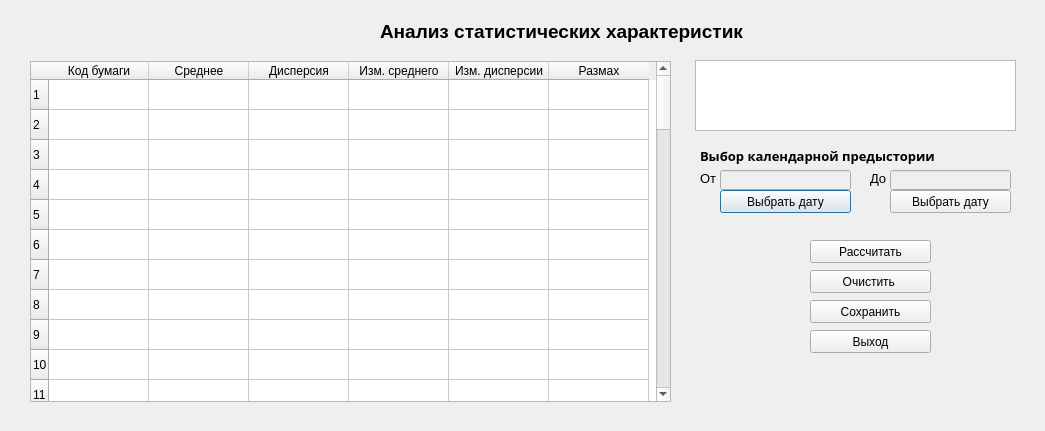
<?xml version="1.0" encoding="UTF-8"?>
<ui version="4.0">
 <class>AnalysisDialog</class>
 <widget class="QDialog" name="AnalysisDialog">
  <property name="geometry">
   <rect>
    <x>0</x>
    <y>0</y>
    <width>1045</width>
    <height>431</height>
   </rect>
  </property>
  <property name="windowTitle">
   <string>Анализ статистических характеристик</string>
  </property>
  <property name="windowIcon">
   <iconset>
    <normaloff>dollar.png</normaloff>dollar.png</iconset>
  </property>
  <widget class="QLabel" name="label">
   <property name="geometry">
    <rect>
     <x>380</x>
     <y>20</y>
     <width>391</width>
     <height>23</height>
    </rect>
   </property>
   <property name="font">
    <font>
     <family>MS Shell Dlg 2</family>
     <pointsize>14</pointsize>
     <weight>75</weight>
     <italic>false</italic>
     <bold>true</bold>
    </font>
   </property>
   <property name="text">
    <string>Анализ статистических характеристик</string>
   </property>
  </widget>
  <widget class="QPushButton" name="date_button_from">
   <property name="geometry">
    <rect>
     <x>720</x>
     <y>190</y>
     <width>131</width>
     <height>23</height>
    </rect>
   </property>
   <property name="text">
    <string>Выбрать дату</string>
   </property>
  </widget>
  <widget class="QPushButton" name="date_button_to">
   <property name="geometry">
    <rect>
     <x>890</x>
     <y>190</y>
     <width>121</width>
     <height>23</height>
    </rect>
   </property>
   <property name="text">
    <string>Выбрать дату</string>
   </property>
  </widget>
  <widget class="QLineEdit" name="line_date_start">
   <property name="enabled">
    <bool>false</bool>
   </property>
   <property name="geometry">
    <rect>
     <x>720</x>
     <y>170</y>
     <width>131</width>
     <height>20</height>
    </rect>
   </property>
  </widget>
  <widget class="QLineEdit" name="line_date_end">
   <property name="enabled">
    <bool>false</bool>
   </property>
   <property name="geometry">
    <rect>
     <x>890</x>
     <y>170</y>
     <width>121</width>
     <height>20</height>
    </rect>
   </property>
  </widget>
  <widget class="QPushButton" name="calc_button">
   <property name="geometry">
    <rect>
     <x>810</x>
     <y>240</y>
     <width>121</width>
     <height>23</height>
    </rect>
   </property>
   <property name="text">
    <string>Рассчитать</string>
   </property>
  </widget>
  <widget class="QLabel" name="label_2">
   <property name="geometry">
    <rect>
     <x>700</x>
     <y>170</y>
     <width>21</width>
     <height>16</height>
    </rect>
   </property>
   <property name="font">
    <font>
     <pointsize>10</pointsize>
    </font>
   </property>
   <property name="text">
    <string>От</string>
   </property>
  </widget>
  <widget class="QLabel" name="label_3">
   <property name="geometry">
    <rect>
     <x>870</x>
     <y>170</y>
     <width>21</width>
     <height>16</height>
    </rect>
   </property>
   <property name="font">
    <font>
     <pointsize>10</pointsize>
    </font>
   </property>
   <property name="text">
    <string>До</string>
   </property>
  </widget>
  <widget class="QTableWidget" name="tableWidget">
   <property name="geometry">
    <rect>
     <x>30</x>
     <y>61</y>
     <width>641</width>
     <height>341</height>
    </rect>
   </property>
   <row>
    <property name="text">
     <string>1</string>
    </property>
   </row>
   <row>
    <property name="text">
     <string>2</string>
    </property>
   </row>
   <row>
    <property name="text">
     <string>3</string>
    </property>
   </row>
   <row>
    <property name="text">
     <string>4</string>
    </property>
   </row>
   <row>
    <property name="text">
     <string>5</string>
    </property>
   </row>
   <row>
    <property name="text">
     <string>6</string>
    </property>
   </row>
   <row>
    <property name="text">
     <string>7</string>
    </property>
   </row>
   <row>
    <property name="text">
     <string>8</string>
    </property>
   </row>
   <row>
    <property name="text">
     <string>9</string>
    </property>
   </row>
   <row>
    <property name="text">
     <string>10</string>
    </property>
   </row>
   <row>
    <property name="text">
     <string>11</string>
    </property>
   </row>
   <row>
    <property name="text">
     <string>12</string>
    </property>
   </row>
   <row>
    <property name="text">
     <string>13</string>
    </property>
   </row>
   <row>
    <property name="text">
     <string>14</string>
    </property>
   </row>
   <row>
    <property name="text">
     <string>15</string>
    </property>
   </row>
   <row>
    <property name="text">
     <string>16</string>
    </property>
   </row>
   <row>
    <property name="text">
     <string>17</string>
    </property>
   </row>
   <row>
    <property name="text">
     <string>18</string>
    </property>
   </row>
   <row>
    <property name="text">
     <string>19</string>
    </property>
   </row>
   <row>
    <property name="text">
     <string>20</string>
    </property>
   </row>
   <row>
    <property name="text">
     <string>21</string>
    </property>
   </row>
   <row>
    <property name="text">
     <string>22</string>
    </property>
   </row>
   <row>
    <property name="text">
     <string>23</string>
    </property>
   </row>
   <row>
    <property name="text">
     <string>24</string>
    </property>
   </row>
   <row>
    <property name="text">
     <string>25</string>
    </property>
   </row>
   <row>
    <property name="text">
     <string>26</string>
    </property>
   </row>
   <row>
    <property name="text">
     <string>27</string>
    </property>
   </row>
   <row>
    <property name="text">
     <string>28</string>
    </property>
   </row>
   <row>
    <property name="text">
     <string>29</string>
    </property>
   </row>
   <row>
    <property name="text">
     <string>30</string>
    </property>
   </row>
   <row>
    <property name="text">
     <string>31</string>
    </property>
   </row>
   <row>
    <property name="text">
     <string>32</string>
    </property>
   </row>
   <row>
    <property name="text">
     <string>33</string>
    </property>
   </row>
   <row>
    <property name="text">
     <string>34</string>
    </property>
   </row>
   <row>
    <property name="text">
     <string>35</string>
    </property>
   </row>
   <row>
    <property name="text">
     <string>36</string>
    </property>
   </row>
   <row>
    <property name="text">
     <string>37</string>
    </property>
   </row>
   <row>
    <property name="text">
     <string>38</string>
    </property>
   </row>
   <row>
    <property name="text">
     <string>39</string>
    </property>
   </row>
   <row>
    <property name="text">
     <string>40</string>
    </property>
   </row>
   <row>
    <property name="text">
     <string>41</string>
    </property>
   </row>
   <row>
    <property name="text">
     <string>42</string>
    </property>
   </row>
   <row>
    <property name="text">
     <string>43</string>
    </property>
   </row>
   <row>
    <property name="text">
     <string>44</string>
    </property>
   </row>
   <row>
    <property name="text">
     <string>45</string>
    </property>
   </row>
   <row>
    <property name="text">
     <string>46</string>
    </property>
   </row>
   <row>
    <property name="text">
     <string>47</string>
    </property>
   </row>
   <row>
    <property name="text">
     <string>48</string>
    </property>
   </row>
   <row>
    <property name="text">
     <string>50</string>
    </property>
   </row>
   <row>
    <property name="text">
     <string>51</string>
    </property>
   </row>
   <row>
    <property name="text">
     <string>52</string>
    </property>
   </row>
   <row>
    <property name="text">
     <string>53</string>
    </property>
   </row>
   <row>
    <property name="text">
     <string>54</string>
    </property>
   </row>
   <row>
    <property name="text">
     <string>55</string>
    </property>
   </row>
   <row>
    <property name="text">
     <string>56</string>
    </property>
   </row>
   <row>
    <property name="text">
     <string>57</string>
    </property>
   </row>
   <row>
    <property name="text">
     <string>58</string>
    </property>
   </row>
   <row>
    <property name="text">
     <string>60</string>
    </property>
   </row>
   <column>
    <property name="text">
     <string>Код бумаги</string>
    </property>
   </column>
   <column>
    <property name="text">
     <string>Среднее</string>
    </property>
   </column>
   <column>
    <property name="text">
     <string>Дисперсия</string>
    </property>
   </column>
   <column>
    <property name="text">
     <string>Изм. среднего</string>
    </property>
   </column>
   <column>
    <property name="text">
     <string>Изм. дисперсии</string>
    </property>
   </column>
   <column>
    <property name="text">
     <string>Размах</string>
    </property>
   </column>
   <item row="0" column="0">
    <property name="text">
     <string/>
    </property>
   </item>
   <item row="0" column="1">
    <property name="text">
     <string/>
    </property>
   </item>
   <item row="0" column="2">
    <property name="text">
     <string/>
    </property>
   </item>
   <item row="0" column="3">
    <property name="text">
     <string/>
    </property>
   </item>
   <item row="0" column="4">
    <property name="text">
     <string/>
    </property>
   </item>
   <item row="0" column="5">
    <property name="text">
     <string/>
    </property>
   </item>
   <item row="1" column="0">
    <property name="text">
     <string/>
    </property>
   </item>
   <item row="1" column="1">
    <property name="text">
     <string/>
    </property>
   </item>
   <item row="1" column="2">
    <property name="text">
     <string/>
    </property>
   </item>
   <item row="1" column="3">
    <property name="text">
     <string/>
    </property>
   </item>
   <item row="1" column="4">
    <property name="text">
     <string/>
    </property>
   </item>
   <item row="1" column="5">
    <property name="text">
     <string/>
    </property>
   </item>
   <item row="2" column="0">
    <property name="text">
     <string/>
    </property>
   </item>
   <item row="2" column="1">
    <property name="text">
     <string/>
    </property>
   </item>
   <item row="2" column="2">
    <property name="text">
     <string/>
    </property>
   </item>
   <item row="2" column="3">
    <property name="text">
     <string/>
    </property>
   </item>
   <item row="2" column="4">
    <property name="text">
     <string/>
    </property>
   </item>
   <item row="2" column="5">
    <property name="text">
     <string/>
    </property>
   </item>
   <item row="3" column="0">
    <property name="text">
     <string/>
    </property>
   </item>
   <item row="3" column="1">
    <property name="text">
     <string/>
    </property>
   </item>
   <item row="3" column="2">
    <property name="text">
     <string/>
    </property>
   </item>
   <item row="3" column="3">
    <property name="text">
     <string/>
    </property>
   </item>
   <item row="3" column="4">
    <property name="text">
     <string/>
    </property>
   </item>
   <item row="3" column="5">
    <property name="text">
     <string/>
    </property>
   </item>
   <item row="4" column="0">
    <property name="text">
     <string/>
    </property>
   </item>
   <item row="4" column="1">
    <property name="text">
     <string/>
    </property>
   </item>
   <item row="4" column="2">
    <property name="text">
     <string/>
    </property>
   </item>
   <item row="4" column="3">
    <property name="text">
     <string/>
    </property>
   </item>
   <item row="4" column="4">
    <property name="text">
     <string/>
    </property>
   </item>
   <item row="4" column="5">
    <property name="text">
     <string/>
    </property>
   </item>
   <item row="5" column="0">
    <property name="text">
     <string/>
    </property>
   </item>
   <item row="5" column="1">
    <property name="text">
     <string/>
    </property>
   </item>
   <item row="5" column="2">
    <property name="text">
     <string/>
    </property>
   </item>
   <item row="5" column="3">
    <property name="text">
     <string/>
    </property>
   </item>
   <item row="5" column="4">
    <property name="text">
     <string/>
    </property>
   </item>
   <item row="5" column="5">
    <property name="text">
     <string/>
    </property>
   </item>
   <item row="6" column="0">
    <property name="text">
     <string/>
    </property>
   </item>
   <item row="6" column="1">
    <property name="text">
     <string/>
    </property>
   </item>
   <item row="6" column="2">
    <property name="text">
     <string/>
    </property>
   </item>
   <item row="6" column="3">
    <property name="text">
     <string/>
    </property>
   </item>
   <item row="6" column="4">
    <property name="text">
     <string/>
    </property>
   </item>
   <item row="6" column="5">
    <property name="text">
     <string/>
    </property>
   </item>
   <item row="7" column="0">
    <property name="text">
     <string/>
    </property>
   </item>
   <item row="7" column="1">
    <property name="text">
     <string/>
    </property>
   </item>
   <item row="7" column="2">
    <property name="text">
     <string/>
    </property>
   </item>
   <item row="7" column="3">
    <property name="text">
     <string/>
    </property>
   </item>
   <item row="7" column="4">
    <property name="text">
     <string/>
    </property>
   </item>
   <item row="7" column="5">
    <property name="text">
     <string/>
    </property>
   </item>
   <item row="8" column="0">
    <property name="text">
     <string/>
    </property>
   </item>
   <item row="8" column="1">
    <property name="text">
     <string/>
    </property>
   </item>
   <item row="8" column="2">
    <property name="text">
     <string/>
    </property>
   </item>
   <item row="8" column="3">
    <property name="text">
     <string/>
    </property>
   </item>
   <item row="8" column="4">
    <property name="text">
     <string/>
    </property>
   </item>
   <item row="8" column="5">
    <property name="text">
     <string/>
    </property>
   </item>
   <item row="9" column="0">
    <property name="text">
     <string/>
    </property>
   </item>
   <item row="9" column="1">
    <property name="text">
     <string/>
    </property>
   </item>
   <item row="9" column="2">
    <property name="text">
     <string/>
    </property>
   </item>
   <item row="9" column="3">
    <property name="text">
     <string/>
    </property>
   </item>
   <item row="9" column="4">
    <property name="text">
     <string/>
    </property>
   </item>
   <item row="9" column="5">
    <property name="text">
     <string/>
    </property>
   </item>
   <item row="10" column="0">
    <property name="text">
     <string/>
    </property>
   </item>
   <item row="10" column="1">
    <property name="text">
     <string/>
    </property>
   </item>
   <item row="10" column="2">
    <property name="text">
     <string/>
    </property>
   </item>
   <item row="10" column="3">
    <property name="text">
     <string/>
    </property>
   </item>
   <item row="10" column="4">
    <property name="text">
     <string/>
    </property>
   </item>
   <item row="10" column="5">
    <property name="text">
     <string/>
    </property>
   </item>
   <item row="11" column="0">
    <property name="text">
     <string/>
    </property>
   </item>
   <item row="11" column="1">
    <property name="text">
     <string/>
    </property>
   </item>
   <item row="11" column="2">
    <property name="text">
     <string/>
    </property>
   </item>
   <item row="11" column="3">
    <property name="text">
     <string/>
    </property>
   </item>
   <item row="11" column="4">
    <property name="text">
     <string/>
    </property>
   </item>
   <item row="11" column="5">
    <property name="text">
     <string/>
    </property>
   </item>
   <item row="12" column="0">
    <property name="text">
     <string/>
    </property>
   </item>
   <item row="12" column="1">
    <property name="text">
     <string/>
    </property>
   </item>
   <item row="12" column="2">
    <property name="text">
     <string/>
    </property>
   </item>
   <item row="12" column="3">
    <property name="text">
     <string/>
    </property>
   </item>
   <item row="12" column="4">
    <property name="text">
     <string/>
    </property>
   </item>
   <item row="12" column="5">
    <property name="text">
     <string/>
    </property>
   </item>
   <item row="13" column="0">
    <property name="text">
     <string/>
    </property>
   </item>
   <item row="13" column="1">
    <property name="text">
     <string/>
    </property>
   </item>
   <item row="13" column="2">
    <property name="text">
     <string/>
    </property>
   </item>
   <item row="13" column="3">
    <property name="text">
     <string/>
    </property>
   </item>
   <item row="13" column="4">
    <property name="text">
     <string/>
    </property>
   </item>
   <item row="13" column="5">
    <property name="text">
     <string/>
    </property>
   </item>
   <item row="14" column="0">
    <property name="text">
     <string/>
    </property>
   </item>
   <item row="14" column="1">
    <property name="text">
     <string/>
    </property>
   </item>
   <item row="14" column="2">
    <property name="text">
     <string/>
    </property>
   </item>
   <item row="14" column="3">
    <property name="text">
     <string/>
    </property>
   </item>
   <item row="14" column="4">
    <property name="text">
     <string/>
    </property>
   </item>
   <item row="14" column="5">
    <property name="text">
     <string/>
    </property>
   </item>
   <item row="15" column="0">
    <property name="text">
     <string/>
    </property>
   </item>
   <item row="15" column="1">
    <property name="text">
     <string/>
    </property>
   </item>
   <item row="15" column="2">
    <property name="text">
     <string/>
    </property>
   </item>
   <item row="15" column="3">
    <property name="text">
     <string/>
    </property>
   </item>
   <item row="15" column="4">
    <property name="text">
     <string/>
    </property>
   </item>
   <item row="15" column="5">
    <property name="text">
     <string/>
    </property>
   </item>
   <item row="16" column="0">
    <property name="text">
     <string/>
    </property>
   </item>
   <item row="16" column="1">
    <property name="text">
     <string/>
    </property>
   </item>
   <item row="16" column="2">
    <property name="text">
     <string/>
    </property>
   </item>
   <item row="16" column="3">
    <property name="text">
     <string/>
    </property>
   </item>
   <item row="16" column="4">
    <property name="text">
     <string/>
    </property>
   </item>
   <item row="16" column="5">
    <property name="text">
     <string/>
    </property>
   </item>
   <item row="17" column="0">
    <property name="text">
     <string/>
    </property>
   </item>
   <item row="17" column="1">
    <property name="text">
     <string/>
    </property>
   </item>
   <item row="17" column="2">
    <property name="text">
     <string/>
    </property>
   </item>
   <item row="17" column="3">
    <property name="text">
     <string/>
    </property>
   </item>
   <item row="17" column="4">
    <property name="text">
     <string/>
    </property>
   </item>
   <item row="17" column="5">
    <property name="text">
     <string/>
    </property>
   </item>
   <item row="18" column="0">
    <property name="text">
     <string/>
    </property>
   </item>
   <item row="18" column="1">
    <property name="text">
     <string/>
    </property>
   </item>
   <item row="18" column="2">
    <property name="text">
     <string/>
    </property>
   </item>
   <item row="18" column="3">
    <property name="text">
     <string/>
    </property>
   </item>
   <item row="18" column="4">
    <property name="text">
     <string/>
    </property>
   </item>
   <item row="18" column="5">
    <property name="text">
     <string/>
    </property>
   </item>
   <item row="19" column="0">
    <property name="text">
     <string/>
    </property>
   </item>
   <item row="19" column="1">
    <property name="text">
     <string/>
    </property>
   </item>
   <item row="19" column="2">
    <property name="text">
     <string/>
    </property>
   </item>
   <item row="19" column="3">
    <property name="text">
     <string/>
    </property>
   </item>
   <item row="19" column="4">
    <property name="text">
     <string/>
    </property>
   </item>
   <item row="19" column="5">
    <property name="text">
     <string/>
    </property>
   </item>
   <item row="20" column="0">
    <property name="text">
     <string/>
    </property>
   </item>
   <item row="20" column="1">
    <property name="text">
     <string/>
    </property>
   </item>
   <item row="20" column="2">
    <property name="text">
     <string/>
    </property>
   </item>
   <item row="20" column="3">
    <property name="text">
     <string/>
    </property>
   </item>
   <item row="20" column="4">
    <property name="text">
     <string/>
    </property>
   </item>
   <item row="20" column="5">
    <property name="text">
     <string/>
    </property>
   </item>
   <item row="21" column="0">
    <property name="text">
     <string/>
    </property>
   </item>
   <item row="21" column="1">
    <property name="text">
     <string/>
    </property>
   </item>
   <item row="21" column="2">
    <property name="text">
     <string/>
    </property>
   </item>
   <item row="21" column="3">
    <property name="text">
     <string/>
    </property>
   </item>
   <item row="21" column="4">
    <property name="text">
     <string/>
    </property>
   </item>
   <item row="21" column="5">
    <property name="text">
     <string/>
    </property>
   </item>
   <item row="22" column="0">
    <property name="text">
     <string/>
    </property>
   </item>
   <item row="22" column="1">
    <property name="text">
     <string/>
    </property>
   </item>
   <item row="22" column="2">
    <property name="text">
     <string/>
    </property>
   </item>
   <item row="22" column="3">
    <property name="text">
     <string/>
    </property>
   </item>
   <item row="22" column="4">
    <property name="text">
     <string/>
    </property>
   </item>
   <item row="22" column="5">
    <property name="text">
     <string/>
    </property>
   </item>
   <item row="23" column="0">
    <property name="text">
     <string/>
    </property>
   </item>
   <item row="23" column="1">
    <property name="text">
     <string/>
    </property>
   </item>
   <item row="23" column="2">
    <property name="text">
     <string/>
    </property>
   </item>
   <item row="23" column="3">
    <property name="text">
     <string/>
    </property>
   </item>
   <item row="23" column="4">
    <property name="text">
     <string/>
    </property>
   </item>
   <item row="23" column="5">
    <property name="text">
     <string/>
    </property>
   </item>
   <item row="24" column="0">
    <property name="text">
     <string/>
    </property>
   </item>
   <item row="24" column="1">
    <property name="text">
     <string/>
    </property>
   </item>
   <item row="24" column="2">
    <property name="text">
     <string/>
    </property>
   </item>
   <item row="24" column="3">
    <property name="text">
     <string/>
    </property>
   </item>
   <item row="24" column="4">
    <property name="text">
     <string/>
    </property>
   </item>
   <item row="24" column="5">
    <property name="text">
     <string/>
    </property>
   </item>
   <item row="25" column="0">
    <property name="text">
     <string/>
    </property>
   </item>
   <item row="25" column="1">
    <property name="text">
     <string/>
    </property>
   </item>
   <item row="25" column="2">
    <property name="text">
     <string/>
    </property>
   </item>
   <item row="25" column="3">
    <property name="text">
     <string/>
    </property>
   </item>
   <item row="25" column="4">
    <property name="text">
     <string/>
    </property>
   </item>
   <item row="25" column="5">
    <property name="text">
     <string/>
    </property>
   </item>
   <item row="26" column="0">
    <property name="text">
     <string/>
    </property>
   </item>
   <item row="26" column="1">
    <property name="text">
     <string/>
    </property>
   </item>
   <item row="26" column="2">
    <property name="text">
     <string/>
    </property>
   </item>
   <item row="26" column="3">
    <property name="text">
     <string/>
    </property>
   </item>
   <item row="26" column="4">
    <property name="text">
     <string/>
    </property>
   </item>
   <item row="26" column="5">
    <property name="text">
     <string/>
    </property>
   </item>
   <item row="27" column="0">
    <property name="text">
     <string/>
    </property>
   </item>
   <item row="27" column="1">
    <property name="text">
     <string/>
    </property>
   </item>
   <item row="27" column="2">
    <property name="text">
     <string/>
    </property>
   </item>
   <item row="27" column="3">
    <property name="text">
     <string/>
    </property>
   </item>
   <item row="27" column="4">
    <property name="text">
     <string/>
    </property>
   </item>
   <item row="27" column="5">
    <property name="text">
     <string/>
    </property>
   </item>
   <item row="28" column="0">
    <property name="text">
     <string/>
    </property>
   </item>
   <item row="28" column="1">
    <property name="text">
     <string/>
    </property>
   </item>
   <item row="28" column="2">
    <property name="text">
     <string/>
    </property>
   </item>
   <item row="28" column="3">
    <property name="text">
     <string/>
    </property>
   </item>
   <item row="28" column="4">
    <property name="text">
     <string/>
    </property>
   </item>
   <item row="28" column="5">
    <property name="text">
     <string/>
    </property>
   </item>
   <item row="29" column="0">
    <property name="text">
     <string/>
    </property>
   </item>
   <item row="29" column="1">
    <property name="text">
     <string/>
    </property>
   </item>
   <item row="29" column="2">
    <property name="text">
     <string/>
    </property>
   </item>
   <item row="29" column="3">
    <property name="text">
     <string/>
    </property>
   </item>
   <item row="29" column="4">
    <property name="text">
     <string/>
    </property>
   </item>
   <item row="29" column="5">
    <property name="text">
     <string/>
    </property>
   </item>
   <item row="30" column="0">
    <property name="text">
     <string/>
    </property>
   </item>
   <item row="30" column="1">
    <property name="text">
     <string/>
    </property>
   </item>
   <item row="30" column="2">
    <property name="text">
     <string/>
    </property>
   </item>
   <item row="30" column="3">
    <property name="text">
     <string/>
    </property>
   </item>
   <item row="30" column="4">
    <property name="text">
     <string/>
    </property>
   </item>
   <item row="30" column="5">
    <property name="text">
     <string/>
    </property>
   </item>
   <item row="31" column="0">
    <property name="text">
     <string/>
    </property>
   </item>
   <item row="31" column="1">
    <property name="text">
     <string/>
    </property>
   </item>
   <item row="31" column="2">
    <property name="text">
     <string/>
    </property>
   </item>
   <item row="31" column="3">
    <property name="text">
     <string/>
    </property>
   </item>
   <item row="31" column="4">
    <property name="text">
     <string/>
    </property>
   </item>
   <item row="31" column="5">
    <property name="text">
     <string/>
    </property>
   </item>
   <item row="32" column="0">
    <property name="text">
     <string/>
    </property>
   </item>
   <item row="32" column="1">
    <property name="text">
     <string/>
    </property>
   </item>
   <item row="32" column="2">
    <property name="text">
     <string/>
    </property>
   </item>
   <item row="32" column="3">
    <property name="text">
     <string/>
    </property>
   </item>
   <item row="32" column="4">
    <property name="text">
     <string/>
    </property>
   </item>
   <item row="32" column="5">
    <property name="text">
     <string/>
    </property>
   </item>
   <item row="33" column="0">
    <property name="text">
     <string/>
    </property>
   </item>
   <item row="33" column="1">
    <property name="text">
     <string/>
    </property>
   </item>
   <item row="33" column="2">
    <property name="text">
     <string/>
    </property>
   </item>
   <item row="33" column="3">
    <property name="text">
     <string/>
    </property>
   </item>
   <item row="33" column="4">
    <property name="text">
     <string/>
    </property>
   </item>
   <item row="33" column="5">
    <property name="text">
     <string/>
    </property>
   </item>
   <item row="34" column="0">
    <property name="text">
     <string/>
    </property>
   </item>
   <item row="34" column="1">
    <property name="text">
     <string/>
    </property>
   </item>
   <item row="34" column="2">
    <property name="text">
     <string/>
    </property>
   </item>
   <item row="34" column="3">
    <property name="text">
     <string/>
    </property>
   </item>
   <item row="34" column="4">
    <property name="text">
     <string/>
    </property>
   </item>
   <item row="34" column="5">
    <property name="text">
     <string/>
    </property>
   </item>
   <item row="35" column="0">
    <property name="text">
     <string/>
    </property>
   </item>
   <item row="35" column="1">
    <property name="text">
     <string/>
    </property>
   </item>
   <item row="35" column="2">
    <property name="text">
     <string/>
    </property>
   </item>
   <item row="35" column="3">
    <property name="text">
     <string/>
    </property>
   </item>
   <item row="35" column="4">
    <property name="text">
     <string/>
    </property>
   </item>
   <item row="35" column="5">
    <property name="text">
     <string/>
    </property>
   </item>
   <item row="36" column="0">
    <property name="text">
     <string/>
    </property>
   </item>
   <item row="36" column="1">
    <property name="text">
     <string/>
    </property>
   </item>
   <item row="36" column="2">
    <property name="text">
     <string/>
    </property>
   </item>
   <item row="36" column="3">
    <property name="text">
     <string/>
    </property>
   </item>
   <item row="36" column="4">
    <property name="text">
     <string/>
    </property>
   </item>
   <item row="36" column="5">
    <property name="text">
     <string/>
    </property>
   </item>
   <item row="37" column="0">
    <property name="text">
     <string/>
    </property>
   </item>
   <item row="37" column="1">
    <property name="text">
     <string/>
    </property>
   </item>
   <item row="37" column="2">
    <property name="text">
     <string/>
    </property>
   </item>
   <item row="37" column="3">
    <property name="text">
     <string/>
    </property>
   </item>
   <item row="37" column="4">
    <property name="text">
     <string/>
    </property>
   </item>
   <item row="37" column="5">
    <property name="text">
     <string/>
    </property>
   </item>
   <item row="38" column="0">
    <property name="text">
     <string/>
    </property>
   </item>
   <item row="38" column="1">
    <property name="text">
     <string/>
    </property>
   </item>
   <item row="38" column="2">
    <property name="text">
     <string/>
    </property>
   </item>
   <item row="38" column="3">
    <property name="text">
     <string/>
    </property>
   </item>
   <item row="38" column="4">
    <property name="text">
     <string/>
    </property>
   </item>
   <item row="38" column="5">
    <property name="text">
     <string/>
    </property>
   </item>
   <item row="39" column="0">
    <property name="text">
     <string/>
    </property>
   </item>
   <item row="39" column="1">
    <property name="text">
     <string/>
    </property>
   </item>
   <item row="39" column="2">
    <property name="text">
     <string/>
    </property>
   </item>
   <item row="39" column="3">
    <property name="text">
     <string/>
    </property>
   </item>
   <item row="39" column="4">
    <property name="text">
     <string/>
    </property>
   </item>
   <item row="39" column="5">
    <property name="text">
     <string/>
    </property>
   </item>
   <item row="40" column="0">
    <property name="text">
     <string/>
    </property>
   </item>
   <item row="40" column="1">
    <property name="text">
     <string/>
    </property>
   </item>
   <item row="40" column="2">
    <property name="text">
     <string/>
    </property>
   </item>
   <item row="40" column="3">
    <property name="text">
     <string/>
    </property>
   </item>
   <item row="40" column="4">
    <property name="text">
     <string/>
    </property>
   </item>
   <item row="40" column="5">
    <property name="text">
     <string/>
    </property>
   </item>
   <item row="41" column="0">
    <property name="text">
     <string/>
    </property>
   </item>
   <item row="41" column="1">
    <property name="text">
     <string/>
    </property>
   </item>
   <item row="41" column="2">
    <property name="text">
     <string/>
    </property>
   </item>
   <item row="41" column="3">
    <property name="text">
     <string/>
    </property>
   </item>
   <item row="41" column="4">
    <property name="text">
     <string/>
    </property>
   </item>
   <item row="41" column="5">
    <property name="text">
     <string/>
    </property>
   </item>
   <item row="42" column="0">
    <property name="text">
     <string/>
    </property>
   </item>
   <item row="42" column="1">
    <property name="text">
     <string/>
    </property>
   </item>
   <item row="42" column="2">
    <property name="text">
     <string/>
    </property>
   </item>
   <item row="42" column="3">
    <property name="text">
     <string/>
    </property>
   </item>
   <item row="42" column="4">
    <property name="text">
     <string/>
    </property>
   </item>
   <item row="42" column="5">
    <property name="text">
     <string/>
    </property>
   </item>
   <item row="43" column="0">
    <property name="text">
     <string/>
    </property>
   </item>
   <item row="43" column="1">
    <property name="text">
     <string/>
    </property>
   </item>
   <item row="43" column="2">
    <property name="text">
     <string/>
    </property>
   </item>
   <item row="43" column="3">
    <property name="text">
     <string/>
    </property>
   </item>
   <item row="43" column="4">
    <property name="text">
     <string/>
    </property>
   </item>
   <item row="43" column="5">
    <property name="text">
     <string/>
    </property>
   </item>
   <item row="44" column="0">
    <property name="text">
     <string/>
    </property>
   </item>
   <item row="44" column="1">
    <property name="text">
     <string/>
    </property>
   </item>
   <item row="44" column="2">
    <property name="text">
     <string/>
    </property>
   </item>
   <item row="44" column="3">
    <property name="text">
     <string/>
    </property>
   </item>
   <item row="44" column="4">
    <property name="text">
     <string/>
    </property>
   </item>
   <item row="44" column="5">
    <property name="text">
     <string/>
    </property>
   </item>
   <item row="45" column="0">
    <property name="text">
     <string/>
    </property>
   </item>
   <item row="45" column="1">
    <property name="text">
     <string/>
    </property>
   </item>
   <item row="45" column="2">
    <property name="text">
     <string/>
    </property>
   </item>
   <item row="45" column="3">
    <property name="text">
     <string/>
    </property>
   </item>
   <item row="45" column="4">
    <property name="text">
     <string/>
    </property>
   </item>
   <item row="45" column="5">
    <property name="text">
     <string/>
    </property>
   </item>
   <item row="46" column="0">
    <property name="text">
     <string/>
    </property>
   </item>
   <item row="46" column="1">
    <property name="text">
     <string/>
    </property>
   </item>
   <item row="46" column="2">
    <property name="text">
     <string/>
    </property>
   </item>
   <item row="46" column="3">
    <property name="text">
     <string/>
    </property>
   </item>
   <item row="46" column="4">
    <property name="text">
     <string/>
    </property>
   </item>
   <item row="46" column="5">
    <property name="text">
     <string/>
    </property>
   </item>
   <item row="47" column="0">
    <property name="text">
     <string/>
    </property>
   </item>
   <item row="47" column="1">
    <property name="text">
     <string/>
    </property>
   </item>
   <item row="47" column="2">
    <property name="text">
     <string/>
    </property>
   </item>
   <item row="47" column="3">
    <property name="text">
     <string/>
    </property>
   </item>
   <item row="47" column="4">
    <property name="text">
     <string/>
    </property>
   </item>
   <item row="47" column="5">
    <property name="text">
     <string/>
    </property>
   </item>
   <item row="48" column="0">
    <property name="text">
     <string/>
    </property>
   </item>
   <item row="48" column="1">
    <property name="text">
     <string/>
    </property>
   </item>
   <item row="48" column="2">
    <property name="text">
     <string/>
    </property>
   </item>
   <item row="48" column="3">
    <property name="text">
     <string/>
    </property>
   </item>
   <item row="48" column="4">
    <property name="text">
     <string/>
    </property>
   </item>
   <item row="48" column="5">
    <property name="text">
     <string/>
    </property>
   </item>
   <item row="49" column="0">
    <property name="text">
     <string/>
    </property>
   </item>
   <item row="49" column="1">
    <property name="text">
     <string/>
    </property>
   </item>
   <item row="49" column="2">
    <property name="text">
     <string/>
    </property>
   </item>
   <item row="49" column="3">
    <property name="text">
     <string/>
    </property>
   </item>
   <item row="49" column="4">
    <property name="text">
     <string/>
    </property>
   </item>
   <item row="49" column="5">
    <property name="text">
     <string/>
    </property>
   </item>
   <item row="50" column="0">
    <property name="text">
     <string/>
    </property>
   </item>
   <item row="50" column="1">
    <property name="text">
     <string/>
    </property>
   </item>
   <item row="50" column="2">
    <property name="text">
     <string/>
    </property>
   </item>
   <item row="50" column="3">
    <property name="text">
     <string/>
    </property>
   </item>
   <item row="50" column="4">
    <property name="text">
     <string/>
    </property>
   </item>
   <item row="50" column="5">
    <property name="text">
     <string/>
    </property>
   </item>
   <item row="51" column="0">
    <property name="text">
     <string/>
    </property>
   </item>
   <item row="51" column="1">
    <property name="text">
     <string/>
    </property>
   </item>
   <item row="51" column="2">
    <property name="text">
     <string/>
    </property>
   </item>
   <item row="51" column="3">
    <property name="text">
     <string/>
    </property>
   </item>
   <item row="51" column="4">
    <property name="text">
     <string/>
    </property>
   </item>
   <item row="51" column="5">
    <property name="text">
     <string/>
    </property>
   </item>
   <item row="52" column="0">
    <property name="text">
     <string/>
    </property>
   </item>
   <item row="52" column="1">
    <property name="text">
     <string/>
    </property>
   </item>
   <item row="52" column="2">
    <property name="text">
     <string/>
    </property>
   </item>
   <item row="52" column="3">
    <property name="text">
     <string/>
    </property>
   </item>
   <item row="52" column="4">
    <property name="text">
     <string/>
    </property>
   </item>
   <item row="52" column="5">
    <property name="text">
     <string/>
    </property>
   </item>
   <item row="53" column="0">
    <property name="text">
     <string/>
    </property>
   </item>
   <item row="53" column="1">
    <property name="text">
     <string/>
    </property>
   </item>
   <item row="53" column="2">
    <property name="text">
     <string/>
    </property>
   </item>
   <item row="53" column="3">
    <property name="text">
     <string/>
    </property>
   </item>
   <item row="53" column="4">
    <property name="text">
     <string/>
    </property>
   </item>
   <item row="53" column="5">
    <property name="text">
     <string/>
    </property>
   </item>
   <item row="54" column="0">
    <property name="text">
     <string/>
    </property>
   </item>
   <item row="54" column="1">
    <property name="text">
     <string/>
    </property>
   </item>
   <item row="54" column="2">
    <property name="text">
     <string/>
    </property>
   </item>
   <item row="54" column="3">
    <property name="text">
     <string/>
    </property>
   </item>
   <item row="54" column="4">
    <property name="text">
     <string/>
    </property>
   </item>
   <item row="54" column="5">
    <property name="text">
     <string/>
    </property>
   </item>
   <item row="55" column="0">
    <property name="text">
     <string/>
    </property>
   </item>
   <item row="55" column="1">
    <property name="text">
     <string/>
    </property>
   </item>
   <item row="55" column="2">
    <property name="text">
     <string/>
    </property>
   </item>
   <item row="55" column="3">
    <property name="text">
     <string/>
    </property>
   </item>
   <item row="55" column="4">
    <property name="text">
     <string/>
    </property>
   </item>
   <item row="55" column="5">
    <property name="text">
     <string/>
    </property>
   </item>
   <item row="56" column="0">
    <property name="text">
     <string/>
    </property>
   </item>
   <item row="56" column="1">
    <property name="text">
     <string/>
    </property>
   </item>
   <item row="56" column="2">
    <property name="text">
     <string/>
    </property>
   </item>
   <item row="56" column="3">
    <property name="text">
     <string/>
    </property>
   </item>
   <item row="56" column="4">
    <property name="text">
     <string/>
    </property>
   </item>
   <item row="56" column="5">
    <property name="text">
     <string/>
    </property>
   </item>
   <item row="57" column="0">
    <property name="text">
     <string/>
    </property>
   </item>
   <item row="57" column="1">
    <property name="text">
     <string/>
    </property>
   </item>
   <item row="57" column="2">
    <property name="text">
     <string/>
    </property>
   </item>
   <item row="57" column="3">
    <property name="text">
     <string/>
    </property>
   </item>
   <item row="57" column="4">
    <property name="text">
     <string/>
    </property>
   </item>
   <item row="57" column="5">
    <property name="text">
     <string/>
    </property>
   </item>
  </widget>
  <widget class="QTextBrowser" name="textBrowser">
   <property name="geometry">
    <rect>
     <x>695</x>
     <y>60</y>
     <width>321</width>
     <height>71</height>
    </rect>
   </property>
  </widget>
  <widget class="QPushButton" name="clear_button">
   <property name="geometry">
    <rect>
     <x>810</x>
     <y>270</y>
     <width>121</width>
     <height>23</height>
    </rect>
   </property>
   <property name="text">
    <string>Очистить </string>
   </property>
  </widget>
  <widget class="QPushButton" name="exit_button">
   <property name="geometry">
    <rect>
     <x>810</x>
     <y>330</y>
     <width>121</width>
     <height>23</height>
    </rect>
   </property>
   <property name="text">
    <string>Выход</string>
   </property>
  </widget>
  <widget class="QLabel" name="label_5">
   <property name="geometry">
    <rect>
     <x>700</x>
     <y>140</y>
     <width>261</width>
     <height>31</height>
    </rect>
   </property>
   <property name="font">
    <font>
     <family>Myanmar Text</family>
     <pointsize>10</pointsize>
     <weight>75</weight>
     <bold>true</bold>
    </font>
   </property>
   <property name="text">
    <string>Выбор календарной предыстории</string>
   </property>
  </widget>
  <widget class="QPushButton" name="save_button">
   <property name="geometry">
    <rect>
     <x>810</x>
     <y>300</y>
     <width>121</width>
     <height>23</height>
    </rect>
   </property>
   <property name="text">
    <string>Сохранить</string>
   </property>
  </widget>
 </widget>
 <resources/>
 <connections/>
</ui>
